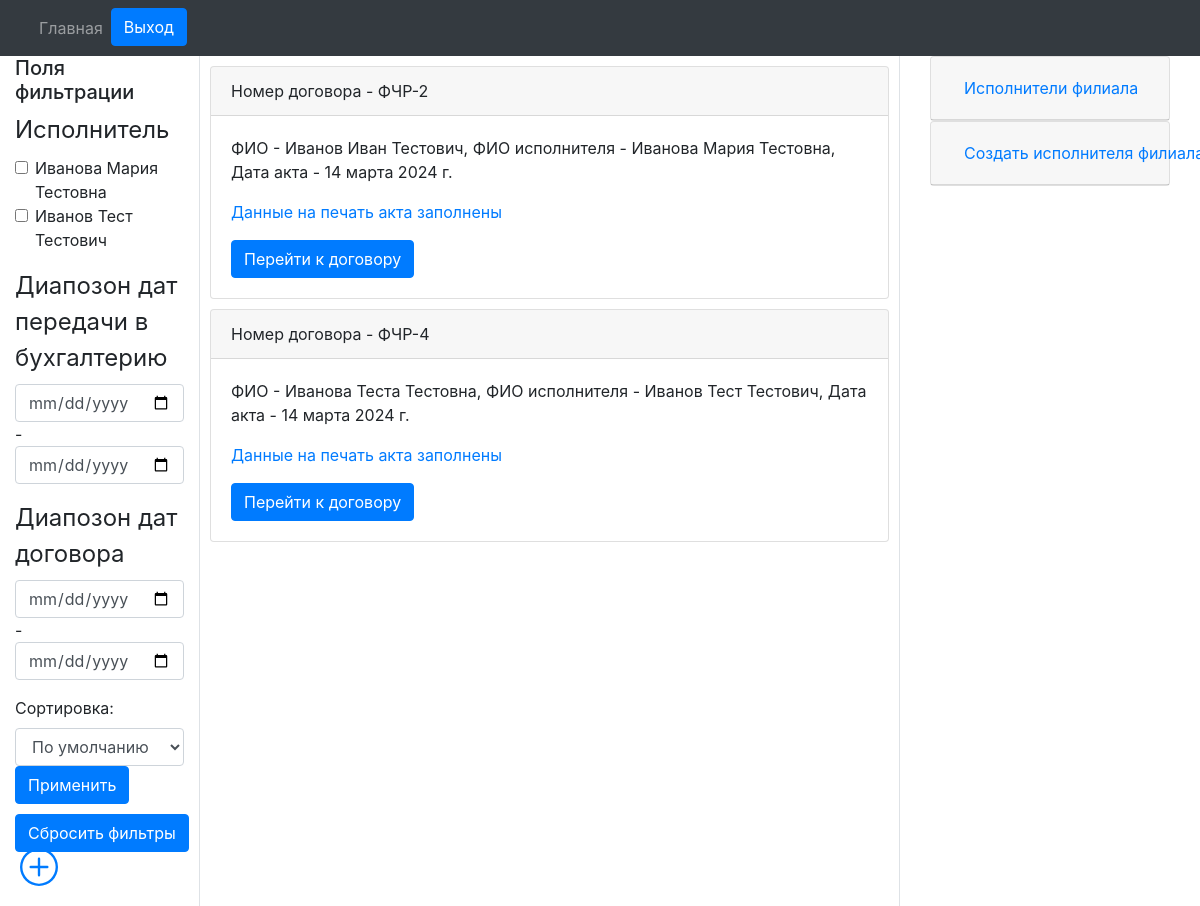
Page /paid_departure/filials/orders/3/ (signed in) on the earlier database version.
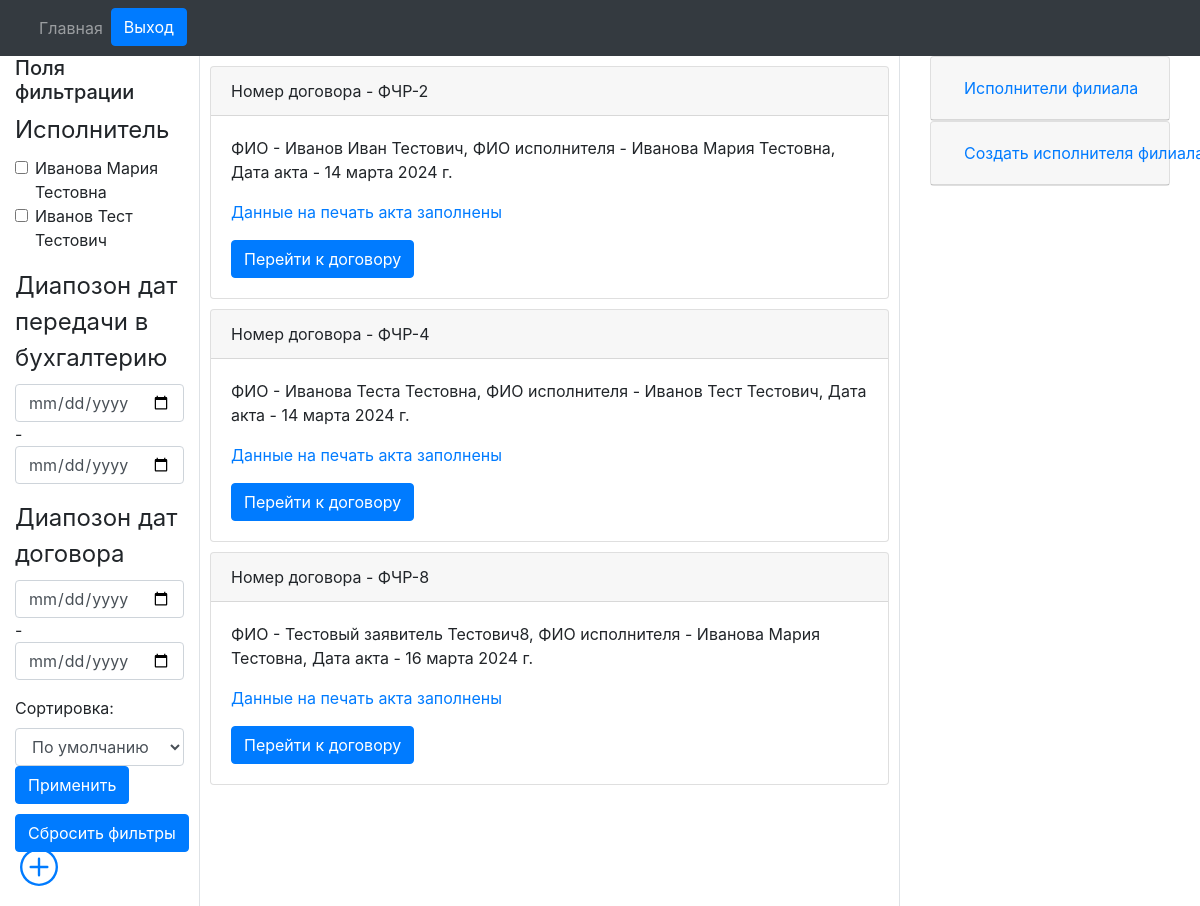
Same page on the later database version.
### engine/models.py (models this page shows, shortened)
class Reestr_oferts(models.Model):
    number_orders_vozm = models.CharField(max_length=20, blank=False, verbose_name='Номер договора возм.', db_index=True, unique=True)
    fio = models.CharField(max_length=128, blank=False, verbose_name='ФИО')
    date_orders = models.DateField(auto_now_add=True, verbose_name='Дата договора')
    date_akt = models.DateField(auto_now_add=True, verbose_name='Дата акта')
    exicutor = models.ForeignKey(Exicuters, on_delete=models.PROTECT, verbose_name='Исполнитель')
    filial = models.ForeignKey(Filials, on_delete=models.PROTECT, verbose_name='Филиал')
    price = models.FloatField(max_length=10, verbose_name='Цена')
    date_buhgt = models.DateField(verbose_name='Дата передачи в бухгалтерию')
    comment = models.CharField(max_length=512, verbose_name='Комментарий', blank=True)

class Exicuters(models.Model):
    gender_choices = (
        ('masc', 'Мужской'),
        ('femn', 'Женский'),
    )
    fio = models.CharField(max_length=128, blank=False, verbose_name='ФИО исполнителя')
    position_filial = models.CharField(max_length=128, blank=False, default='Администратор', verbose_name='Должность')
    filial = models.ForeignKey(Filials, on_delete=models.PROTECT, verbose_name='Филиал к котрому привязан исполнитель')
    gender = models.CharField(max_length=4, choices=gender_choices, blank=False, default='femn', verbose_name='Пол')
    def __str__(self):
        return self.fio

### engine/views.py (the view, shortened to what this page needs)
# urls.py: path('filials/orders/<int:pk>/', get_orders, name='get_orders'),
@login_required
def get_orders(request, pk):
    if not request.user.has_perm('engine.view_reestr_oferts'):
        queryset = Reestr_oferts.objects.filter(filial_id=pk)
        exicuters_filial = Exicuters.objects.filter(filial_id=pk)
        if not queryset:
            form = CreateExicuterFilialFilterForm(id=pk)
            form.initial['filial'] = pk
            exicuters_filial = Exicuters.objects.filter(filial_id=pk)
            filter = ProductFilter(request.GET, queryset=Reestr_oferts.objects.filter(filial_id=pk), id=pk)
            return render(request, 'orders/orders.html', {'filter': filter, 'exicuters_filial': exicuters_filial, 'form': form})
        else:
            filial = str(queryset[0].filial)
            user_filial = str(request.user.filial)
            if filial == user_filial:
                form = CreateExicuterFilialFilterForm(id=pk)
                form.initial['filial'] = pk
                if not request.GET.get('orderby'):
                    orderby = 'id'
                else:
                    orderby = request.GET.get('orderby')
                filter = ProductFilter(request.GET, queryset=Reestr_oferts.objects.filter(filial_id=pk).order_by(orderby), id=pk)
                return render(request, 'orders/orders.html', {'filter': filter, 'exicuters_filial': exicuters_filial, 'form': form})
            else:
                raise PermissionError

### engine/forms.py
class CreateExicuterFilialFilterForm(ModelForm):
    def __init__(self, *args, id=None, **kwargs):
        super().__init__(*args, **kwargs)
        if id == None:
            pass
        else:
            self.fields['filial'].queryset = Filials.objects.filter(id=id)
    class Meta:
        model = Exicuters
        fields = ('fio', 'position_filial', 'filial', 'gender')

### engine/models.py (called while the page is built)
    def __str__(self):
        return self.name

### engine/templates/orders/orders.html (shortened to what this page needs)
{% extends "orders/base.html" %}
{% load crispy_forms_tags %}
{% block nav %}{% include "orders/nav.html" %}{% endblock %}
{% block content %}
<div class="container-fluid text-left">
  <div class="row" style="height: 850px">
    <div class="col-2 column-2 border-right">
      <h5>Поля фильтрации</h5>
      <form method="GET">
        {{ filter.form|crispy }}
        <label class="mr-2" for="framework">Сортировка:</label>
            <select id="framework" name="orderby" class="form-control mr-2">
                <option value="">По умолчанию</option>
            </select>
      <button class="btn btn-primary" type="submit">Применить</button>
      </form>
      <a href="{{request.path}}"><button style="margin-top: 10px;" class="btn btn-primary">Сбросить фильтры</button></a>
    </div>
    <div class="col-7 position-relative border-right">
      <div class="overflow-auto scroll-container">
      {% for order in filter.qs %}
      <div class="card" style="margin: 10px 10px 10px 10px;">
          <div class="card-header">
            Номер договора - {{ order.number_orders_vozm }}
          </div>
          <div class="card-body">
            <p class="card-text">ФИО - {{ order.fio }}, ФИО исполнителя - {{ order.exicutor }}, Дата акта - {{ order.date_akt }}</p>
            {% if order.contract_data.reestr_oferts  %}
              <p class="text-primary">Данные на печать акта заполнены</p>
            {% else %}
              <p class="text-warning">Данные на печать акта еще не заполнены</p>
            {% endif %}
            <a href="{% url 'get_order' id_order=order.pk %}" class="btn btn-primary">Перейти к договору</a>
          </div>
        </div>
          {% endfor %}
          <div class="fixed-bottom fixed-right" style="width: 70px; position: fixed; bottom: 0; right: 0; padding: 20px;">
            <a href="/paid_departure/create_order/">
            </a>
          </div>
    </div>
  </div>
  <div class="col-3 column-2">
    <div class="container">
      <div id="accordion">
        <div class="card">
          <div class="card-header" id="headingOne">
            <h5 class="mb-0">
              <button class="btn btn-link collapsed" data-toggle="collapse" data-target="#collapseOne" aria-expanded="false" aria-controls="collapseOne">
                Исполнители филиала
              </button>
            </h5>
          </div>
        </div>
      </div>
    </div>
    <div class="container">
      <div id="accordion">
        <div class="card">
          <div class="card-header" id="headingTwo">
            <h5 class="mb-0">
              <button class="btn btn-link collapsed" data-toggle="collapse" data-target="#collapseTwo" aria-expanded="false" aria-controls="collapseTwo">
                Создать исполнителя филиала
              </button>
            </h5>
          </div>
        </div>
      </div>
    </div>
  </div>
</div>
</div>
      {% endblock %}

### engine/templates/orders/base.html (shortened to what this page needs)
{% load static %}
<!DOCTYPE html>
<html>
<head>
   <link rel="stylesheet" href="https://cdnjs.cloudflare.com/ajax/libs/datepicker/0.6.5/datepicker.min.css" />
  <link rel="stylesheet" href="https://stackpath.bootstrapcdn.com/bootstrap/4.1.3/css/bootstrap.min.css">
</head>
<body>
  {% block nav %}{% endblock %}
  <main>{% block content %}{% endblock %}</main>
</body>
</html>

### engine/templates/orders/nav.html (shortened to what this page needs)
<nav class="navbar navbar-expand-lg navbar-dark bg-dark">
    <div class="container-fluid">
      <div class="collapse navbar-collapse" id="navbarNavDropdown">
        <ul class="navbar-nav">
          <li class="nav-item">
            <a class="nav-link" aria-current="page" href="/main/">Главная</a>
          </li>
          {% if user.is_authenticated %}
          <li class="nav-item" >
            <form class="form-inline my-2 my-lg-0" method="post" action="/accounts/logout/">
              <button class="btn btn-primary my-2 my-sm-0" type="submit">Выход</button>
            </form>
          </li>
          {% endif %}
        </ul>
      </div>
    </div>
  </nav>

### engine/templates/orders/orders.html (style rules this page uses)
.scroll-container { position: absolute; top: 0; left: 0; bottom: 0; right: 0; overflow: auto; }

Differences in the rows shown:
added Reestr_oferts: number_orders_vozm "ФЧР-8", fio "Тестовый заявитель Тестович8", exicutor "Иванова Мария Тестовна", date_akt "16 марта 2024 г.", shows "Данные на печать акта заполнены"
